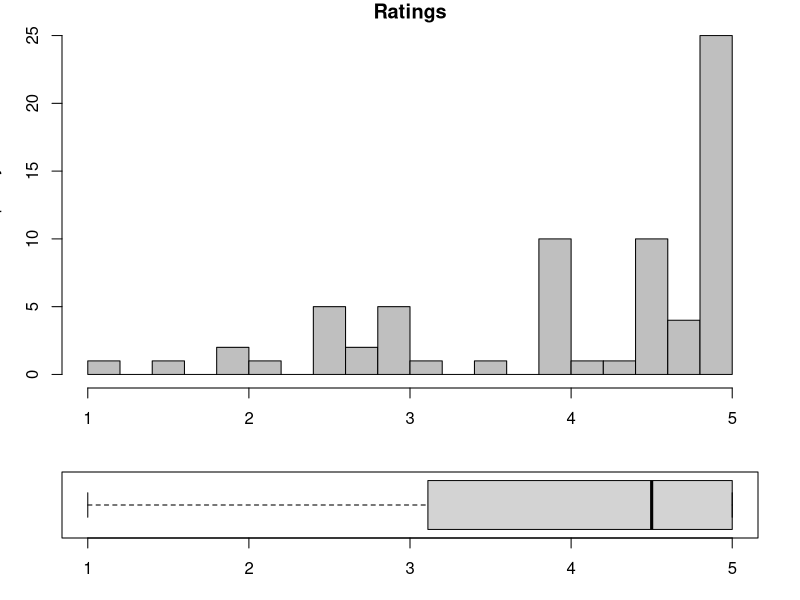
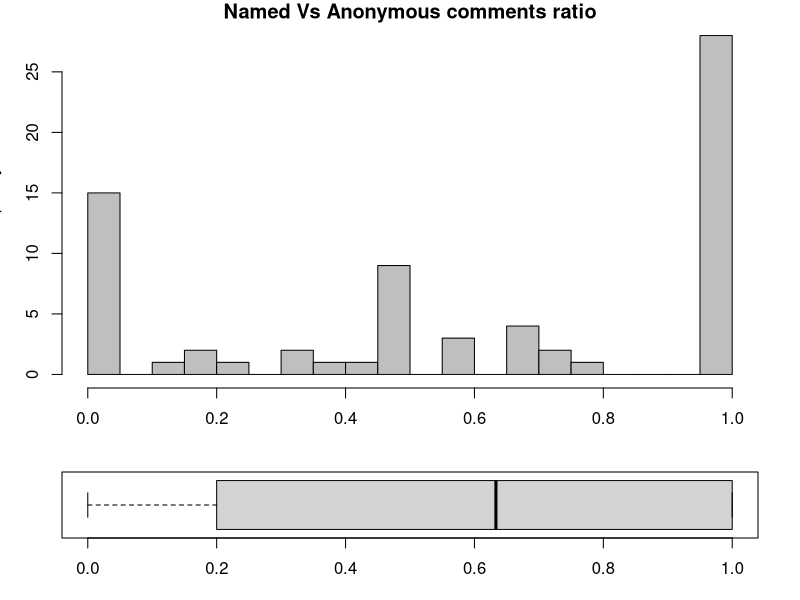
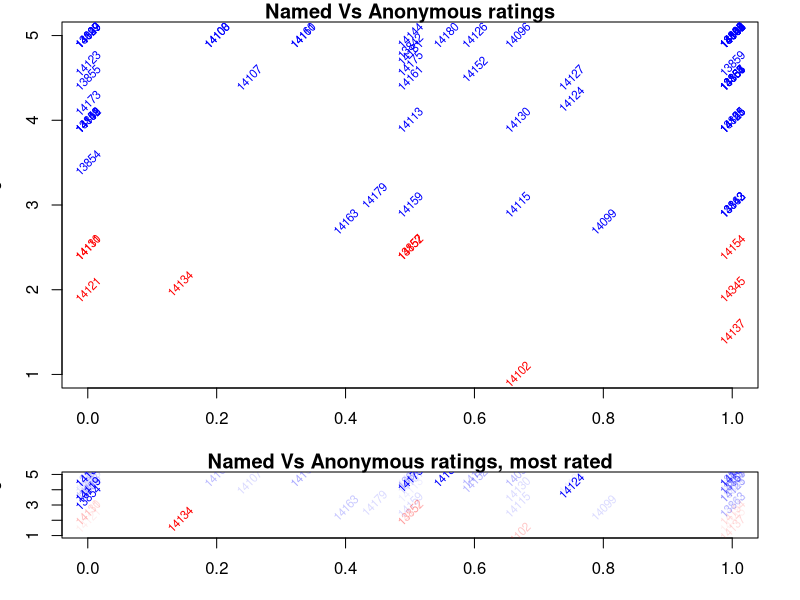
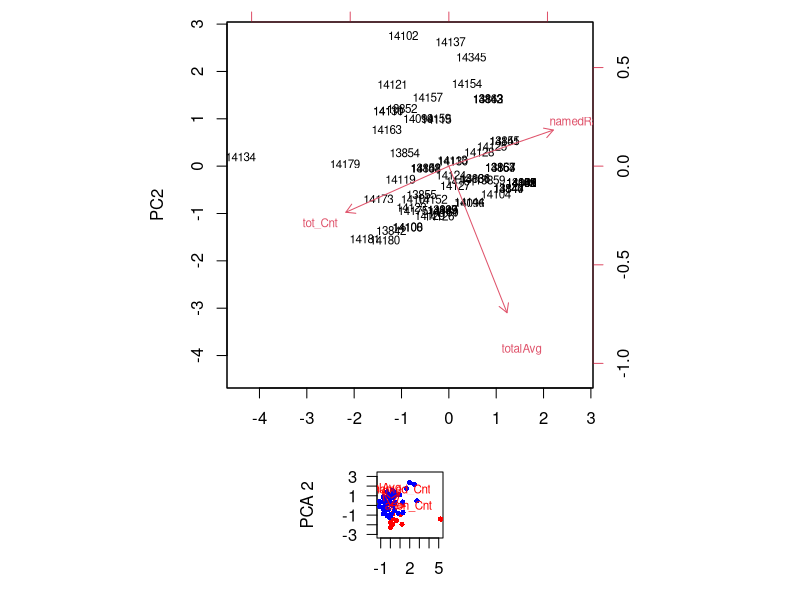

The R script that drew these images, in order:
## ---- chunk 1
mDF <- read.csv("data/20150404200655/3347/stats.csv", header=FALSE, col.names=c("id", "h_avg", "h_commentCnt", "h_starCnt", "anon_Cnt", "named_Cnt", "anonAvg", "namedAvg", "totalAvg"))
## ---- chunk 2
mDF$namedRatio <- mDF$named_Cnt / (mDF$named_Cnt+mDF$anon_Cnt)
## ---- chunk 3
mDF <- mDF[mDF$anon_Cnt+mDF$named_Cnt > 0,]
mDF$tot_Cnt <- mDF$anon_Cnt+mDF$named_Cnt
summary(mDF)
row.names(mDF) = mDF$id
## ---- chunk 4
nf <- layout(mat = matrix(c(1,2),2,1, byrow=TRUE),  height = c(3,1))
par(mar=c(3.1, 3.1, 1.1, 2.1))
hist(mDF$totalAvg, breaks=20, main="Ratings", col="gray75")
boxplot(mDF$totalAvg, horizontal=TRUE,  outline=TRUE, width = 10)
## ---- chunk 5
nf <- layout(mat = matrix(c(1,2),2,1, byrow=TRUE),  height = c(3,1))
par(mar=c(3.1, 3.1, 1.1, 2.1))
hist(mDF$namedRatio, breaks=20, main="Named Vs Anonymous comments ratio", col="gray75")
boxplot(mDF$namedRatio, horizontal=TRUE,  outline=TRUE, width = 10)
## ---- chunk 6
low <- mDF$totalAvg <= 2.5   # negatively-rated talk, red
high <- mDF$totalAvg > 2.5   # positibely-rated talk, blue
## ---- chunk 7
plot(mDF$namedRatio, mDF$totalAvg, type = "n", xlab="Named Vs Anon ratio", ylab="Rating", ylim=c(1,5), main = "Named Vs Anonymous ratings")
text(mDF[low,]$namedRatio, mDF[low,]$totalAvg, mDF[low,]$id, cex=0.7, srt=45, col="red")
text(mDF[high,]$namedRatio, mDF[high,]$totalAvg, mDF[high,]$id, cex=0.7, srt=45, col="blue")
## ---- chunk 8

library(scales)
plot(mDF$namedRatio, mDF$totalAvg, type = "n", xlab="Named Vs Anon", ylab="Rating", ylim=c(1,5),  main = "Named Vs Anonymous ratings, most rated")
text(mDF[low,]$namedRatio, mDF[low,]$totalAvg, mDF[low,]$id, cex=0.7, srt=45, col=alpha("red", mDF[low,]$tot_Cnt/max(mDF$tot_Cnt)))
text(mDF[high,]$namedRatio, mDF[high,]$totalAvg, mDF[high,]$id, cex=0.7, srt=45, col=alpha("blue", mDF[low,]$tot_Cnt/max(mDF$tot_Cnt)))
## ---- chunk 9
pca = prcomp(~tot_Cnt+totalAvg+namedRatio, data=mDF, scale=TRUE)
biplot(pca, scale=0, cex=0.7)
## ---- chunk 10
# pca = prcomp(~totalAvg+named_Cnt+anon_Cnt, data=mDF, scale=TRUE)
# biplot(pca, scale=0, cex=0.7)
## ---- chunk 11
pca = prcomp(~totalAvg+named_Cnt+anon_Cnt, data=mDF, scale=TRUE)

loadings <- pca$rotation
scores <- pca$x
par(pty="s")
plot(scores[,1], scores[,2], xlab = "PCA 1", ylab = "PCA 2", asp=1, las=1, type="n")
points(scores[low,1], scores[low,2], pch=16, cex=0.7, col="red")
points(scores[high,1], scores[high,2], pch=16, cex=0.7, col="blue")
scaling <- 2
textNudge <- 1.2
arrows(0, 0, loadings[,1]* scaling, loadings[,2]* scaling, length=0.1, angle=20, col="red")
text(loadings[,1]*scaling*textNudge, loadings[,2]*scaling*textNudge, rownames(loadings), col="red", cex=0.7)
## ---- chunk 12
# To "knit" (render) in R from Rmd to github md
# library("knit")
# knit(input="untitled.Rmd", output = "untitled.md")
